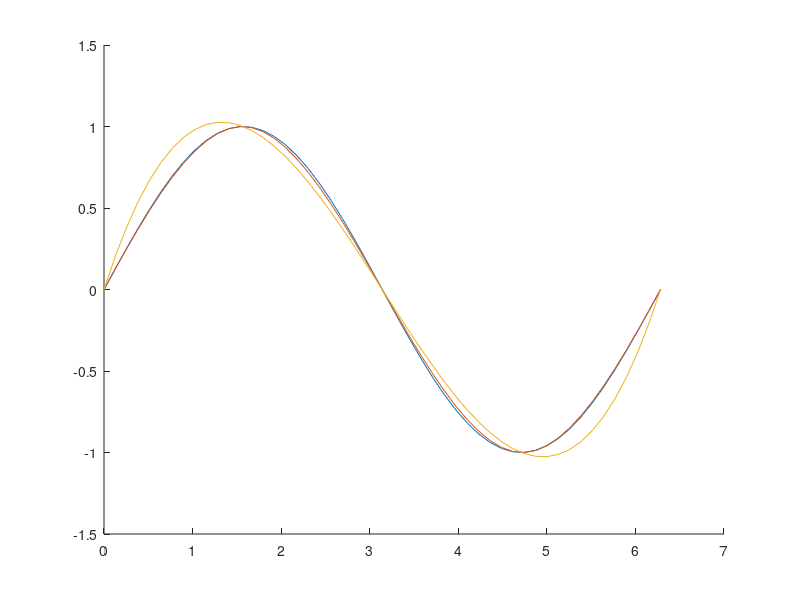

The MATLAB source for this figure:
% Exercise 1 / Laboratory 6

x = [0, pi / 2, pi, (3 * pi) / 2, 2 * pi];
fx = sin(x);

% Cubic natural spline
tNatural = spline(x, fx);
natural = ppval(tNatural, pi / 4);

% Cubic clamped spline
tClamped = spline(x, [1, fx, 1]);
clamped = ppval(tClamped, pi / 4);

interval = linspace(0,2*pi,50);

hold on

% The grapgh of the function
plot(interval, sin(interval));

% The grapgh of the cubic clamped spline
xx = ppval(tClamped, interval);
plot(interval, xx);

% The grapgh of the cubic natural spline
yy = ppval(tNatural, interval);
plot(interval, yy);

hold off